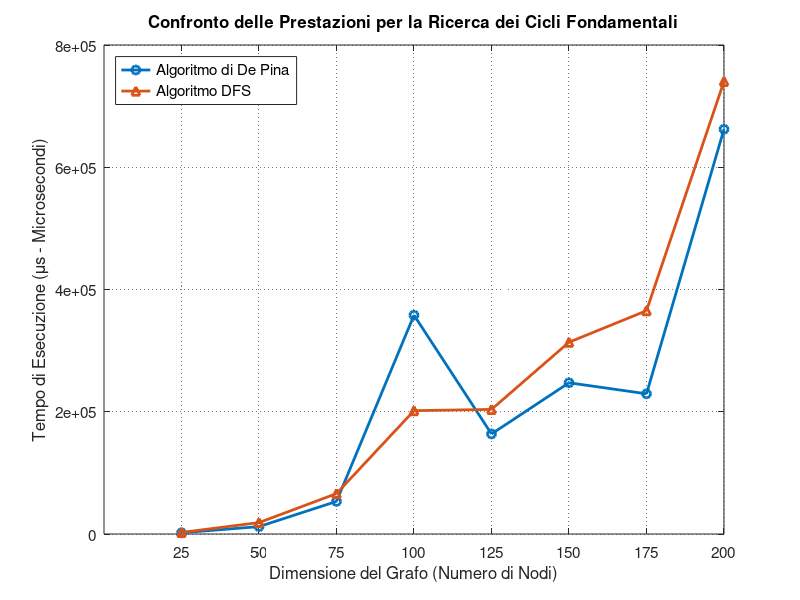

Here is the MATLAB script that generated this plot:
nodi = [25, 50, 75, 100, 125, 150, 175, 200];


tempi_depina = [1991, 12079, 53297, 358045, 163675, 247408, 229378, 662193]; 
tempi_dfs    = [2500, 18700, 66113, 201786, 203830, 313744, 365322, 740526];


figure('Name', 'Confronto temporale tra De-Pina e DFS', 'NumberTitle', 'off');

plot(nodi, tempi_depina, '-o', 'LineWidth', 2, 'MarkerSize', 6, 'Color', [0 0.4470 0.7410]); 
hold on;
plot(nodi, tempi_dfs, '-^', 'LineWidth', 2, 'MarkerSize', 6, 'Color', [0.8500 0.3250 0.0980]);   

title('Confronto delle Prestazioni per la Ricerca dei Cicli Fondamentali', 'FontSize', 14, 'FontWeight', 'bold');
xlabel('Dimensione del Grafo (Numero di Nodi)', 'FontSize', 12);
ylabel('Tempo di Esecuzione (\mus - Microsecondi)', 'FontSize', 12);


grid on;
set(gca, 'GridLineStyle', ':', 'GridAlpha', 0.6, 'FontSize', 11);
set(gca, 'XTick', nodi); 


legend('Algoritmo di De Pina', 'Algoritmo DFS', 'Location', 'NorthWest', 'FontSize', 11);

saveas(gcf, 'grafico_prestazioni_pcs.png');
